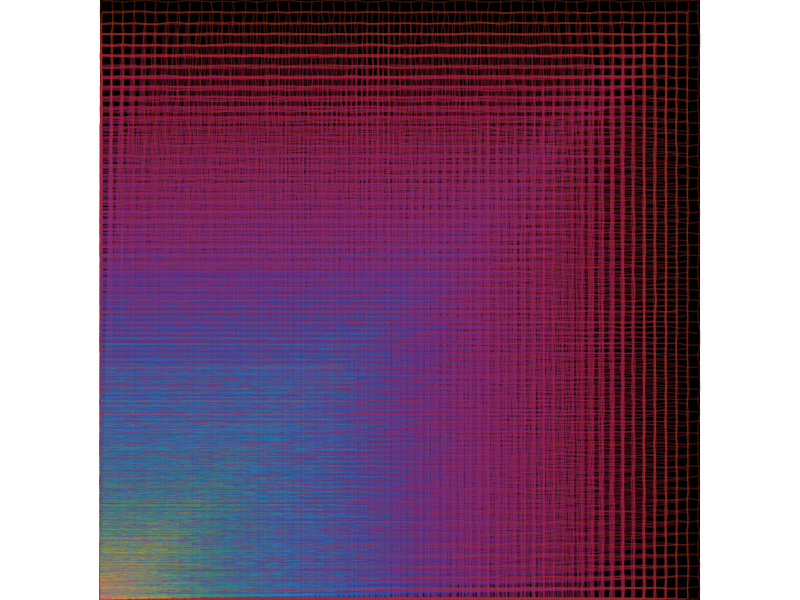

Reproduce this figure in R.
## ---- chunk 1

#=============================================================================#
#Library Load-in---------------------------------------------------------------
#=============================================================================#
library(dplyr) #For data manipulation
library(purrr) #For list manipulation/iterations
library(ggplot2) #For Plotting

#=============================================================================#
#Data Set-up-------------------------------------------------------------------
#=============================================================================#

#Number of grids in total#
n = 55

#X scale transformations
var_trans <- seq(0,10, length.out = n)

#Compiling grids
grid_data <- map2_df(var_trans, n, ~ tibble(x = seq(0,(.5)*..1, length.out = ..2),
                                            y = x) |> 
                       expand.grid())

#Adding color palette to grid data#
grid_data_color <- grid_data |>
  mutate(color = colorRampPalette(rev(c("#af3918", "#a21152", "#822b75",
                                        "#612884","#154baf","#0b82b9", 
                                        "#277e9d","#488e35","#e3a934",
                                        "#b2336a")))(nrow(grid_data))
                                        )
                                             
#=============================================================================#
#Final Piece-------------------------------------------------------------------
#=============================================================================#

grid_data_color |>
  ggplot(aes(x,y))+
  theme_void()+
  theme(plot.background = element_rect(fill = "black"))+
  geom_path(aes(group = x), 
            alpha = .3, 
            color = grid_data_color$color, 
            position = position_jitter(width = .01, height = .01))+
  geom_path(aes(group = y), 
            alpha =.3, 
            color = grid_data_color$color, 
            position = position_jitter(width = .01, height = .01))+
  geom_path(aes(group = x), 
            alpha = .03, 
            color = "white", 
            linewidth = .03)+
  geom_path(aes(group = y), 
            alpha = .03, 
            color = "white", 
            linewidth = .03)+
  coord_equal(expand = FALSE)

# ggsave("images/17.png",
#        device = "png",
#        dpi = 300,
#        bg = "transparent")
